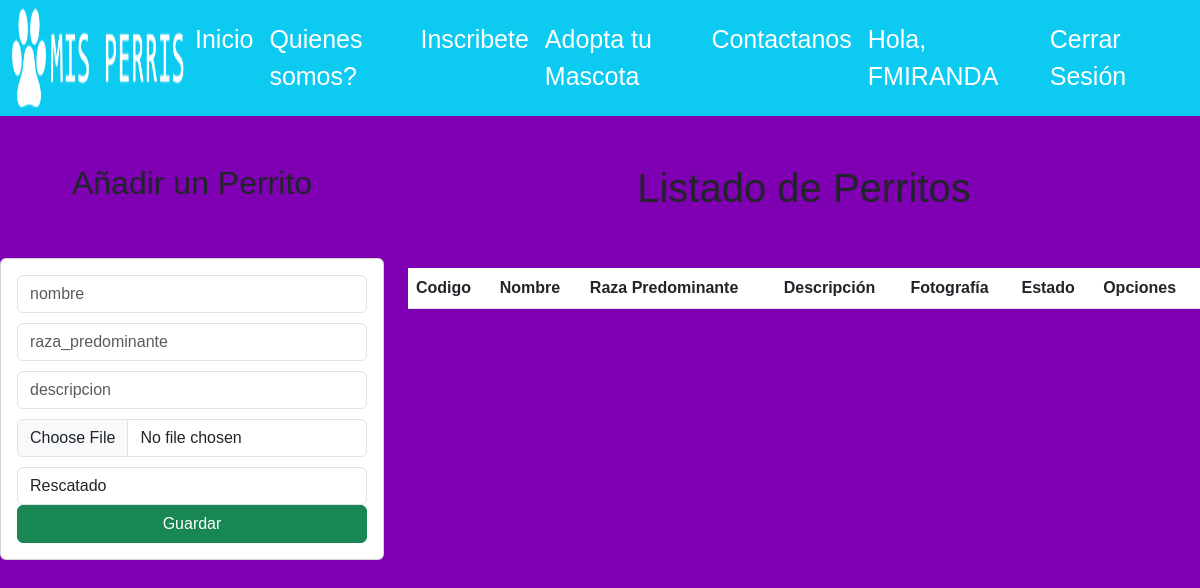
/misperris/gestionPerros/ (signed in), run on an earlier commit of the app's database.
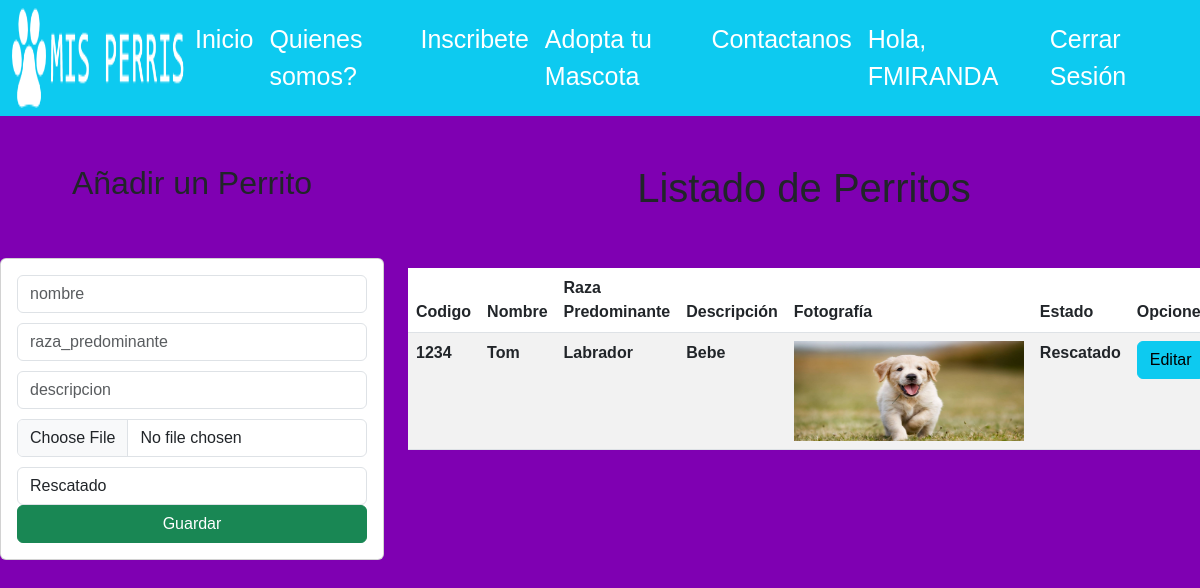
And on a later commit of the database.
### misperris/models.py (models this page shows, shortened)
class Lista_perros(models.Model):
    TIPO_ESTADO = [
            ('rescatado', 'Rescatado'),
            ('disponible', 'Disponible'),
            ('adoptado', 'Adoptado'),
            ('revision', 'revision psiquiatrica')
        ]
    codigo = models.AutoField(primary_key=True)
    nombre = models.CharField(max_length=100)
    raza_predominante = models.CharField(max_length=100)
    descripcion = models.CharField(max_length=1000)
    imagen = models.ImageField(upload_to='imagenes_perros')
    estado = models.CharField(choices=TIPO_ESTADO, max_length=1000)

### misperris/views.py (the view)
# urls.py: path('misperris/gestionPerros/',views.gestionPerros, name='gestionPerros'),
@login_required
def gestionPerros(request):
    perro = Lista_perros.objects.all()
    perros = Lista_perros.objects.filter(estado='Disponible')
    if (request.user.is_superuser):
        return render(request, 'misperris/gestionPerros.html', {'perros': perro})
    else:
        return render(request, 'registration/vistaPerros.html', {'animales': perros})

### misperris/templates/misperris/gestionPerros.html (shortened to what this page needs)
{% extends "misperris/base.html" %}
{% block content %}
<div class="row">
    <div class="col-sm-6 col-md-6 col-lg-4 col-xl-4">
        <br>
        <br>
        <h2 class="text-center">Añadir un Perrito</h2>
        <br>
        <br>
        <div class="card">
            <div class="card-body">
                <form method="POST" action="/registrarPerros/" enctype="multipart/form-data">{% csrf_token %}
                    <div class="form-group">
                        <input type="text" id="nombre" name="nombre" class="form-control" placeholder="nombre" minlength="3" maxlength="100" required>
                    </div>
                    <div class="form-group">
                        <input type="text" id="raza_predominante" name="raza_predominante" class="form-control" placeholder="raza_predominante" minlength="4" maxlength="100" required>
                    </div>
                    <div class="form-group">
                        <input type="text" id="descripcion" name="descripcion" class="form-control" placeholder="descripcion" minlength="0" maxlength="1000" required>
                    </div>
                    <div class="form-group">
                        <input type="file" id="imagen" name="imagen" class="form-control" placeholder="imagen" minlength="0" maxlength="1000" required>
                    </div>
                    <div class="form-group">
                        <select id="estado" name="estado" class="form-control" placeholder="estado" required>
                            <option>Rescatado</option>
                        </select>
                    </div>
                    <div>
                        <button type="submit" class="btn btn-success col-12">Guardar</button>
                    </div>
                </form>
            </div>
        </div>
    </div>
    <div class="col-sm-6 col-md-6 col-lg-8 col-xl-8">
        <br>
        <br>
        <h1 class="text-center">Listado de Perritos</h1>
        <br>
        <br>
        <div class="table-responsive">
            <table class="table table-striped">
                <thead>
                    <tr>
                        <th>Codigo</th>
                        <th>Nombre</th>
                        <th>Raza Predominante</th>
                        <th>Descripción</th>
                        <th>Fotografía</th>
                        <th>Estado</th>
                        <th colspan="2">Opciones</th>
                    </tr>
                    <tbody>
                        {% for p in perros %}
                        <tr>
                            <th>{{p.codigo}}</th>
                            <th>{{p.nombre}}</th>
                            <th>{{p.raza_predominante}}</th>
                            <th>{{p.descripcion}}</th>
                            <th><img src="{{ p.imagen.url }}" width="249px !important" height="151px !important" class="card-img-top"></th>
                            <th>{{p.estado}}</th>
                            <td><a href="/edicionPerros/{{ p.codigo }}" class="btn btn-info">Editar</a></td>
                        </tr>
                        {% endfor %}
                    </tbody>
                </thead>
            </table>
        </div>
    </div>
</div>
{% endblock %}

What changed in the data, as far as the page shows it:
added Lista_perros: codigo "1234", nombre "Tom", raza_predominante "Labrador", descripcion "Bebe", imagen (picture), estado "Rescatado"
